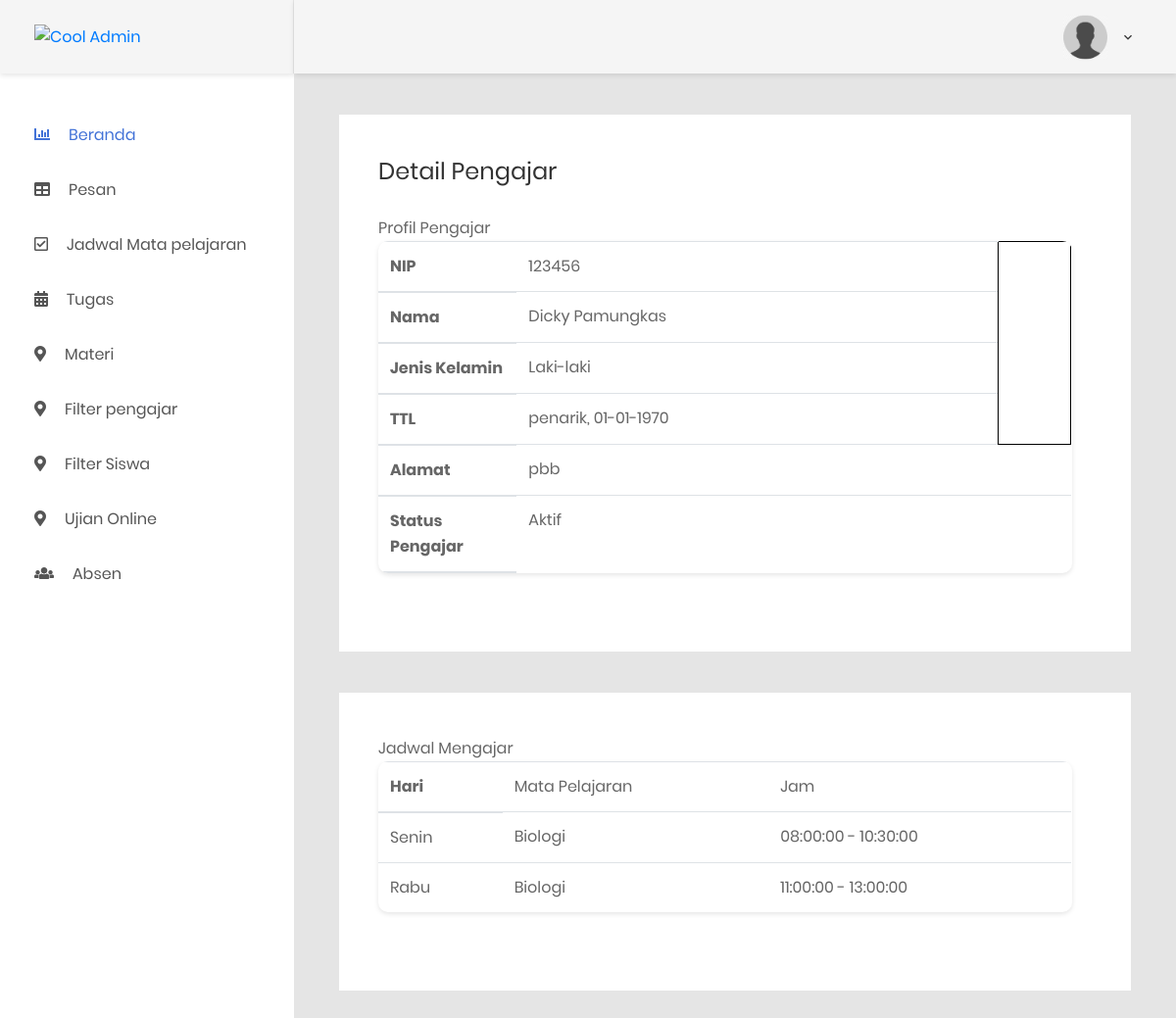
The app's page /siswa/detailFilterPengajar/2 with its own data.
### tables this page shows
CREATE TABLE `el_pengajar` (
  `id` int(11) NOT NULL,
  `nip` varchar(45) DEFAULT NULL,
  `nama` varchar(100) NOT NULL,
  `jenis_kelamin` varchar(9) NOT NULL,
  `tempat_lahir` varchar(45) NOT NULL,
  `tgl_lahir` date DEFAULT NULL,
  `alamat` varchar(255) NOT NULL,
  `foto` text DEFAULT NULL,
  `status_id` tinyint(1) NOT NULL COMMENT '0=pending, 1=aktif, 2=blok',
  `id_mapel` varchar(255) DEFAULT NULL
);

CREATE TABLE `el_mapel_ajar` (
  `id` int(11) NOT NULL,
  `hari_id` tinyint(1) NOT NULL COMMENT '1=senin,2=selasa,3=rabu,4=kamis,5=jum''at,6=sabtu,7=minggu',
  `jam_mulai` time NOT NULL,
  `jam_selesai` time NOT NULL,
  `pengajar_id` int(11) NOT NULL,
  `mapel_kelas_id` int(11) NOT NULL,
  `aktif` tinyint(1) NOT NULL DEFAULT 1 COMMENT '1 = aktif 0 = tidak'
);

CREATE TABLE `el_mapel` (
  `id` int(11) NOT NULL,
  `nama` varchar(255) NOT NULL,
  `info` text DEFAULT NULL,
  `aktif` tinyint(1) NOT NULL DEFAULT 1 COMMENT '1 = ya, 0 = tidak'
);

### application/controllers/Siswa.php (called while the page is built, shortened)
<?php
class siswa extends CI_Controller {
    public function detailFilterPengajar($id)
    {
        $data['nama'] = $this->session->userdata('nama');
        $data['pengajar']=$this->siswa_model->view_where('el_pengajar',array('id'=>$id))->result();
        $data['jadwal']=$this->siswa_model->jadwalPengajar($id)->result();
        $this->load->view('part/header');
        $this->load->view('part/sidebarsiswa',$data);
        $this->load->view('siswa/detailFilterPengajar',$data);
        $this->load->view('part/footer');
    }
}
?>

### index.php (called while the page is built, shortened)
<?php
require_once BASEPATH.'core/CodeIgniter.php';

### application/models/Siswa_model.php (called while the page is built, shortened)
<?php
    class siswa_model extends CI_Model{
        public function view_where($table,$where)
        {
            return  $this->db->get_where($table,$where);
        }
        public function jadwalPengajar($id)
        {
            return $this->db->query('SELECT
            el_mapel_ajar.hari_id,
            el_mapel_ajar.jam_mulai,
            el_mapel_ajar.jam_selesai,
            el_mapel_ajar.pengajar_id,
            el_mapel_ajar.mapel_kelas_id,
            el_pengajar.nama,
            el_mapel_ajar.aktif,
            el_mapel.nama AS pelajaran,
            el_mapel_kelas.kelas_id
            FROM
            el_mapel_ajar
            JOIN el_pengajar ON el_mapel_ajar.pengajar_id = el_pengajar.id
            JOIN el_mapel_kelas ON el_mapel_ajar.mapel_kelas_id = el_mapel_kelas.id
            INNER JOIN el_mapel ON el_mapel_kelas.mapel_id = el_mapel.id
            WHERE el_mapel_ajar.pengajar_id = '.$id.'
            ORDER BY
            el_mapel_ajar.hari_id ASC
            ');
        }
    }
?>

### application/views/siswa/detailFilterPengajar.php (the view, shortened to what this page needs)
<div class="main-content">
    <div class="section__content section__content--p30">
        <div class="container-fluid">
            <div class="map-data m-b-40">
                <h3 class="title-3 m-b-30">Detail Pengajar</h3>
                <span class="span7">Profil Pengajar</span>
                <div class="mx-auto d-block">
                <div class="table-responsive table--no-card m-b-40">
                    <table class="table">
                    <?php foreach ($pengajar as $key) {?>
                        <thead>
                            <tr>
                                <th width="20%">NIP</th>
                                <td><?=$key->nip?></td>
                                <td rowspan="4" style="border: 1px solid black"></td>
                            </tr>
                            <tr>
                            	<th>Nama</th>
                                <td><?=$key->nama?></td>
                            </tr>
                            <tr>
                                <th>Jenis Kelamin</th>
                                <td><?=$key->jenis_kelamin?></td>
                            </tr>
                            <tr>
                                <th>TTL</th>
                                <td colspan="2"><?=$key->tempat_lahir?>, <?=date('d-m-Y',strtotime($key->tempat_lahir))?></td>
                            </tr>
                            <tr>
                                <th>Alamat</th>
                            	<td colspan="2"><?=$key->alamat?></td>
							</tr>
                            <tr>
                                <th>Status Pengajar</th>
                                <td colspan="2">
                                    <?php
                                   	if ($key->status_id==0) {
                                        echo "Pending";
                                    }elseif ($key->status_id==1) {
                                        echo "Aktif";
                                    }elseif ($key->status_id==2) {
                                        echo "Blok";
                                    }elseif ($key->status_id==3) {
                                        echo "Alumni";
                                    }elseif ($key->status_id==4) {
                                        echo "Deleted";
                                    } ?>
                                </td>
                            </tr>
                        </thead>
                        <?php }?>
                    </table>
                </div>
                </div>
            </div>
            <div class="map-data m-b-40">
            	<span class="span7">Jadwal Mengajar</span>
                    <div class="table-responsive table--no-card m-b-40">
                        <table class="table">
                            <thead>
                                <tr>
                                    <th>Hari</th>
                                    <td>Mata Pelajaran</td>
                                    <td>Jam</td>
                            	</tr>
                            	<?php foreach ($jadwal as $key) { ?>
                                <tr>
                                   	<td><?php
                                        if ($key->hari_id == 1) {
                                            echo "Senin";
                                        }elseif ($key->hari_id == 2) {
                                            echo "Selasa";
                                        }elseif ($key->hari_id == 3) {
                                            echo "Rabu";
                                        }elseif ($key->hari_id == 4) {
                                            echo "Kamis";
                                        }elseif ($key->hari_id == 5) {
                                            echo "Jumat";
                                        }?>
                                    </td>
                                    <td><?=$key->pelajaran?></td>
                                    <td><?=$key->jam_mulai?> - <?=$key->jam_selesai?></td>
                                </tr>
                                <?php }?>
                            </thead>
                        </table>
                    </div>
            </div>
        </div>
    </div>
</div>

### records on screen
el_pengajar: nip "123456", nama "Dicky Pamungkas", jenis_kelamin "Laki-laki", tempat_lahir "penarik", tempat_lahir "01-01-1970", alamat "pbb", status_id "Aktif"
el_mapel_ajar: hari_id "Senin", el_mapel.nama "Biologi", jam_mulai "08:00:00", jam_selesai "10:30:00"
el_mapel_ajar: hari_id "Rabu", el_mapel.nama "Biologi", jam_mulai "11:00:00", jam_selesai "13:00:00"
